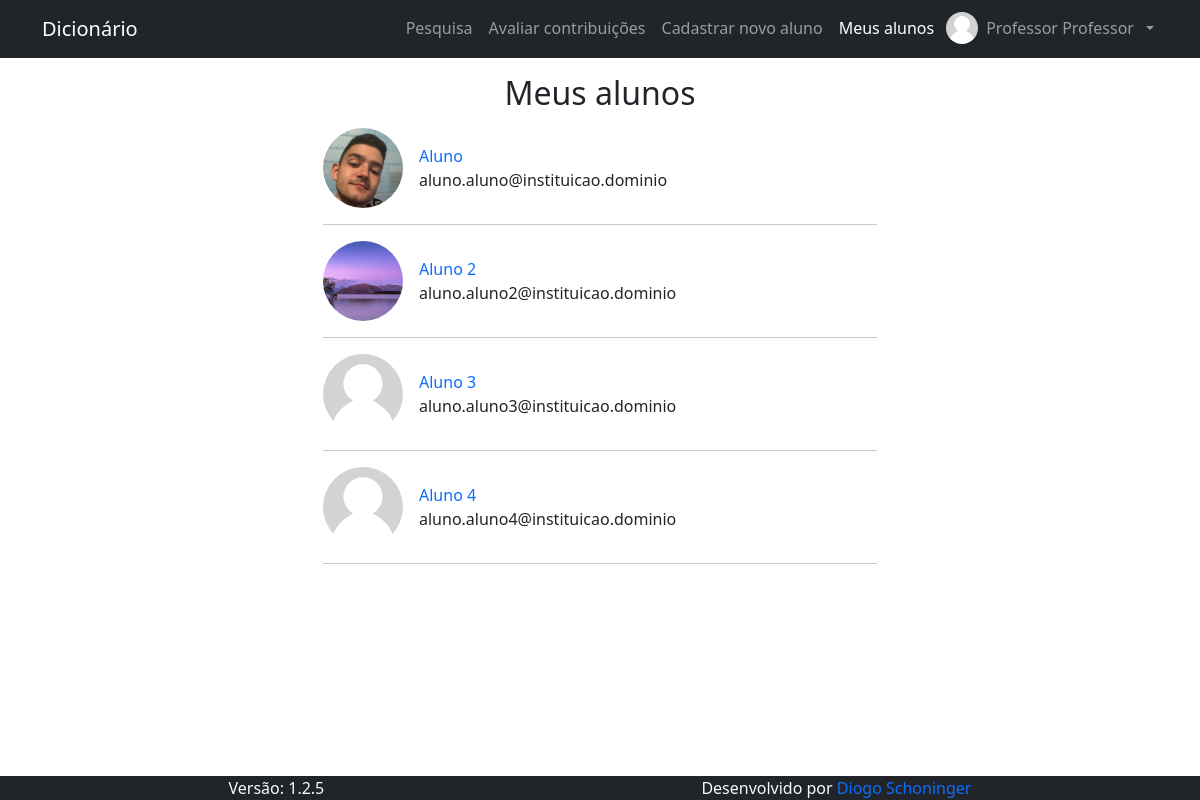
Screenshot of /pages/meus_alunos.php (signed in) with the database file from the repository.
### tables this page shows
CREATE TABLE IF NOT EXISTS `usuario` (
  `id_usuario` int(11) NOT NULL AUTO_INCREMENT,
  `nome_usuario` text NOT NULL,
  `email` varchar(128) NOT NULL,
  `cpf` varchar(11) NOT NULL,
  `data_nasc` date NOT NULL,
  `senha` text NOT NULL,
  `nivel` int(1) NOT NULL,
  `primeiro_acesso` int(1) NOT NULL DEFAULT 1,
  `id_responsavel` int(1) NOT NULL,
  `foto` text DEFAULT NULL,
  PRIMARY KEY (`id_usuario`),
  UNIQUE KEY `email` (`email`),
  UNIQUE KEY `cpf` (`cpf`)
);

### pages/meus_alunos.php (the view, shortened to what this page needs)
<h1 class="fs-2 text-center m-0">Meus alunos</h1>
<?php
  $conn = open_db();
  $result = $conn->query("SELECT id_usuario, foto, nome_usuario, email FROM usuario WHERE id_responsavel = {$_SESSION["id_usuario"]} AND nivel = 1");
  if ($result->num_rows !== 0) :
?>
  <div class="row g-0 gap-3 mx-auto col-md-9 col-lg-7 col-xl-6 col-xxl-5">
    <?php while ($usuario = $result->fetch_object()) : ?>
      <div class="row g-0 gap-3 justify-content-center">
        <img src="<?php echo BASE_URL; echo $usuario->foto ?? IMG_DEFAULT ?>" class="row g-0 rounded-circle" style="object-fit: cover; width: 5rem; height: 5rem;">
        <div class="row g-0 col d-flex align-content-center">
          <a class="nav-link p-0 row g-0" href="<?php echo BASE_URL ?>pages/user/perfil.php?id_usuario=<?php echo $usuario->id_usuario ?>"><?php echo $usuario->nome_usuario ?></a>
          <span class="row g-0"><?php echo $usuario->email ?></span>
        </div>
      </div>
      <hr class="m-0"/>
    <?php endwhile ?>
  </div>
<?php endif ?>

### rows the page displays
usuario: foto (picture), nome_usuario "Aluno", email "aluno.aluno@instituicao.dominio"
usuario: foto (picture), nome_usuario "Aluno 2", email "aluno.aluno2@instituicao.dominio"
usuario: nome_usuario "Aluno 3", email "aluno.aluno3@instituicao.dominio"
usuario: nome_usuario "Aluno 4", email "aluno.aluno4@instituicao.dominio"

### other values shown
$nome_usuario[0] "Professor"
$nome_usuario[$last_name -1] "Professor"
VERSION "1.2.5"
